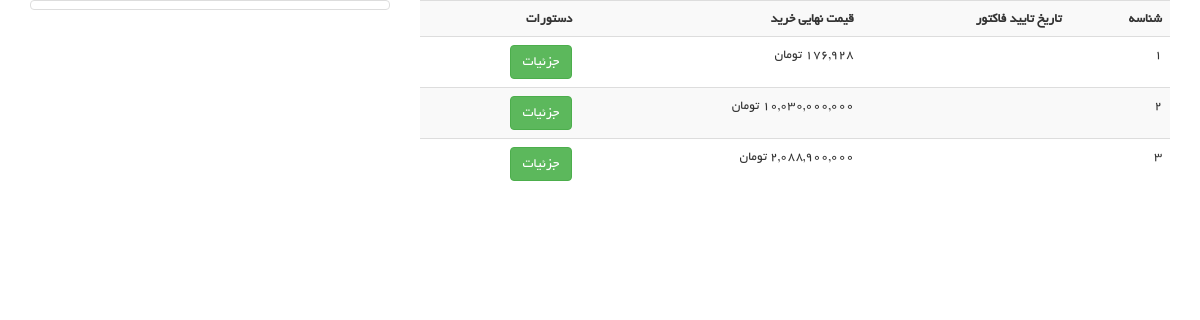
Page /user/my-shopping (signed in) on the committed database.
### order_module/models.py (models this page shows, shortened)
class Order(models.Model):
    user = models.ForeignKey(User, on_delete=models.CASCADE, verbose_name='کاربر')
    is_paid = models.BooleanField(verbose_name='نهایی شده/نشده')
    payment_date = models.DateField(null=True, blank=True, verbose_name='تاریخ پرداخت')
    def calculate_total_price(self):
        total_amount = 0
        if self.is_paid:
            for order_detail in self.orderdetail_set.all():
                total_amount += order_detail.final_price * order_detail.count
        else:
            for order_detail in self.orderdetail_set.all():
                total_amount += order_detail.product.price * order_detail.count
        return total_amount
    class Meta:
        verbose_name = 'سبد خرید'
        verbose_name_plural = 'سبد های خرید کاربران'

class OrderDetail(models.Model):
    order = models.ForeignKey(Order, on_delete=models.CASCADE, verbose_name='سبد خرید')
    product = models.ForeignKey(Product, on_delete=models.CASCADE, verbose_name='محصول')
    final_price = models.IntegerField(null=True, blank=True, verbose_name='قیمت نهایی تکی محصول')
    count = models.IntegerField(verbose_name='تعداد')
    class Meta:
        verbose_name = 'جزئیات سبد خرید'
        verbose_name_plural = 'لیست جزئیات سبد های خرید'

### user_panel_module/views.py (the view)
# urls.py: path('my-shopping', views.MyShopping.as_view(), name='user_shopping_page'),
@method_decorator(login_required, name='dispatch')
class MyShopping(ListView):
    model = Order
    template_name = 'user_panel_module/user_shopping.html'
    def get_queryset(self):
        queryset=super().get_queryset()
        request=self.request
        queryset = queryset.filter(is_paid=True,user_id=request.user.id)
        return queryset

### polls/templatetags/poll_extras.py (called while the page is built)
@register.filter(name='show_jalali_date')
def show_jalali_date(value):
    return date2jalali(value)

@register.filter(name='three_digits_currency')
def three_digits_currency(value: int):
    return '{:,}'.format(value) + ' تومان'

### user_panel_module/templates/user_panel_module/user_shopping.html (shortened to what this page needs)
{% extends 'shared/_layout.html' %}
{% load render_partial %}
{% load static %}
{% load poll_extras %}
{% block content %}
    <div class="container">
        <div class="row">
            <div class="col-md-4">
                <a class="thumbnail">
                </a>
            </div>
            <div class="col-md-8">
                <table class="table table-responsive table-hover table-striped">
                    <tr>
                        <th class="text-right">شناسه</th>
                        <th class="text-right">تاریخ تایید فاکتور</th>
                        <th class="text-right">قیمت نهایی خرید</th>
                        <th class="text-right">دستورات</th>
                    </tr>
                    {% for order in object_list %}
                        <tr>
                            <td>{{ order.id }}</td>
                            <td>{{ order.payment_date|show_jalali_date }}</td>
                            <td>{{ order.calculate_total_price|three_digits_currency }}</td>
                            <td>
                                <a href="{% url 'user_shopping_detail_page' order_id=order.id %}"
                                   class="btn btn-success">جزئیات</a>
                            </td>
                        </tr>
                    {% endfor %}
                </table>
            </div>
        </div>
    </div>
{% endblock %}

### static/css/main.css (style rules this page uses)
body { font-family: 'BYekan'; font-size: 10pt; position: relative; font-weight: normal; direction: rtl; }
a { -webkit-transition: 300ms; -moz-transition: 300ms; -o-transition: 300ms; transition: 300ms; }

### rows in the picture
Order: id "1", calculate_total_price|three_digits_currency "176,928 تومان"
Order: id "2", calculate_total_price|three_digits_currency "10,030,000,000 تومان"
Order: id "3", calculate_total_price|three_digits_currency "2,088,900,000 تومان"
